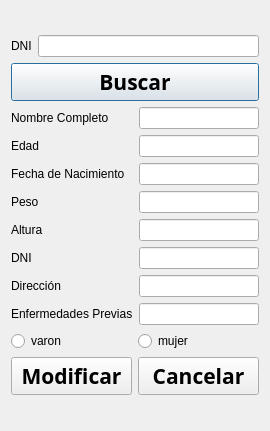
<?xml version="1.0" encoding="UTF-8"?>
<ui version="4.0">
 <class>Buscar_hist</class>
 <widget class="QDialog" name="Buscar_hist">
  <property name="geometry">
   <rect>
    <x>0</x>
    <y>0</y>
    <width>270</width>
    <height>431</height>
   </rect>
  </property>
  <property name="windowTitle">
   <string>Dialog</string>
  </property>
  <layout class="QGridLayout" name="gridLayout_4">
   <item row="0" column="0">
    <layout class="QGridLayout" name="gridLayout_3">
     <item row="0" column="0">
      <layout class="QGridLayout" name="gridLayout_2">
       <item row="0" column="0">
        <layout class="QHBoxLayout" name="horizontalLayout">
         <item>
          <widget class="QLabel" name="label_buscar_dni">
           <property name="text">
            <string>DNI</string>
           </property>
          </widget>
         </item>
         <item>
          <widget class="QLineEdit" name="buscar_dni"/>
         </item>
        </layout>
       </item>
       <item row="1" column="0">
        <widget class="QPushButton" name="buscarpushbuton">
         <property name="font">
          <font>
           <family>Berlin Sans FB Demi</family>
           <pointsize>16</pointsize>
           <weight>75</weight>
           <bold>true</bold>
          </font>
         </property>
         <property name="text">
          <string>Buscar</string>
         </property>
        </widget>
       </item>
      </layout>
     </item>
     <item row="1" column="0">
      <layout class="QGridLayout" name="gridLayout">
       <item row="0" column="1">
        <layout class="QVBoxLayout" name="verticalLayout_2">
         <item>
          <widget class="QLineEdit" name="nombre"/>
         </item>
         <item>
          <widget class="QLineEdit" name="edad"/>
         </item>
         <item>
          <widget class="QLineEdit" name="fechanacimiento"/>
         </item>
         <item>
          <widget class="QLineEdit" name="peso"/>
         </item>
         <item>
          <widget class="QLineEdit" name="altura"/>
         </item>
         <item>
          <widget class="QLineEdit" name="dni"/>
         </item>
         <item>
          <widget class="QLineEdit" name="direccion"/>
         </item>
         <item>
          <widget class="QLineEdit" name="enfermedades"/>
         </item>
        </layout>
       </item>
       <item row="0" column="0">
        <layout class="QVBoxLayout" name="verticalLayout">
         <item>
          <widget class="QLabel" name="label_nombre">
           <property name="text">
            <string>Nombre Completo</string>
           </property>
          </widget>
         </item>
         <item>
          <widget class="QLabel" name="label_edad">
           <property name="text">
            <string>Edad</string>
           </property>
          </widget>
         </item>
         <item>
          <widget class="QLabel" name="label_fecha">
           <property name="text">
            <string>Fecha de Nacimiento</string>
           </property>
          </widget>
         </item>
         <item>
          <widget class="QLabel" name="label_peso">
           <property name="text">
            <string>Peso</string>
           </property>
          </widget>
         </item>
         <item>
          <widget class="QLabel" name="label_altura">
           <property name="text">
            <string>Altura</string>
           </property>
          </widget>
         </item>
         <item>
          <widget class="QLabel" name="label_dni">
           <property name="text">
            <string>DNI</string>
           </property>
          </widget>
         </item>
         <item>
          <widget class="QLabel" name="label_direccion">
           <property name="text">
            <string>Dirección</string>
           </property>
          </widget>
         </item>
         <item>
          <widget class="QLabel" name="label_enfermedades">
           <property name="text">
            <string>Enfermedades Previas</string>
           </property>
          </widget>
         </item>
        </layout>
       </item>
      </layout>
     </item>
     <item row="2" column="0">
      <layout class="QHBoxLayout" name="horizontalLayout_2">
       <item>
        <widget class="QRadioButton" name="varon">
         <property name="text">
          <string>varon</string>
         </property>
        </widget>
       </item>
       <item>
        <widget class="QRadioButton" name="mujer">
         <property name="text">
          <string>mujer</string>
         </property>
        </widget>
       </item>
      </layout>
     </item>
     <item row="3" column="0">
      <layout class="QHBoxLayout" name="horizontalLayout_3">
       <item>
        <widget class="QPushButton" name="modificarpushbuton">
         <property name="font">
          <font>
           <family>Berlin Sans FB Demi</family>
           <pointsize>16</pointsize>
           <weight>75</weight>
           <bold>true</bold>
          </font>
         </property>
         <property name="text">
          <string>Modificar</string>
         </property>
        </widget>
       </item>
       <item>
        <widget class="QPushButton" name="cancelarpushbuton">
         <property name="font">
          <font>
           <family>Berlin Sans FB Demi</family>
           <pointsize>16</pointsize>
           <weight>75</weight>
           <bold>true</bold>
          </font>
         </property>
         <property name="text">
          <string>Cancelar</string>
         </property>
        </widget>
       </item>
      </layout>
     </item>
    </layout>
   </item>
  </layout>
 </widget>
 <resources/>
 <connections/>
</ui>
